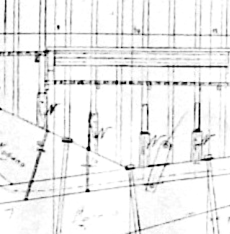
#> input picture primitive_ir_lib/tests/fixtures/BSCM_3_4_false_circle_crop.png, 230 x 234 px
$ python -i geometry_metrics.py   (imports and definitions only)
#> lines starting #> are read from the running program, lines starting #| are printed output that depends on the picture; after the words box and inside, x2 and y2 are one past the last pixel; in counts of white or black regions, pixels touching at a corner belong together
#> further down, picture is the input picture: shape (234, 230, 3); min 0, max 255, mean 237
"""Deterministic geometry metrics for aligned raster evidence."""

from __future__ import annotations

from dataclasses import dataclass
import math

import cv2
import numpy as np


class GeometryMetricError(ValueError):
    """Raised when geometry metric inputs cannot produce finite evidence."""


@dataclass(frozen=True)
class GeometryMetrics:
    silhouette_iou: float
    chamfer_distance_normalized: float
    hausdorff_p95_normalized: float
    centroid_offset_x_ratio: float
    centroid_offset_y_ratio: float
    width_ratio_error: float
    height_ratio_error: float
    missing_edge_ratio: float
    extra_edge_ratio: float
    connected_component_difference: int


def _as_gray_uint8(image: np.ndarray) -> np.ndarray:
    try:
        array = np.asarray(image)
    except (TypeError, ValueError) as exc:
        raise GeometryMetricError("outline input must be an image array") from exc
    if array.ndim == 3:
        if array.shape[2] == 1:
            array = array[:, :, 0]
        elif array.shape[2] == 3:
            array = cv2.cvtColor(array, cv2.COLOR_BGR2GRAY)
        elif array.shape[2] == 4:
            array = cv2.cvtColor(array, cv2.COLOR_BGRA2GRAY)
        else:
            raise GeometryMetricError("outline image must have one, three, or four channels")
    if array.ndim != 2 or array.size == 0:
        raise GeometryMetricError("outline image must be a non-empty two-dimensional array")
    if np.issubdtype(array.dtype, np.bool_):
        return array.astype(np.uint8) * 255
    if np.issubdtype(array.dtype, np.floating):
        if not np.isfinite(array).all():
            raise GeometryMetricError("outline image must contain finite values")
        if float(np.max(array)) <= 1.0 and float(np.min(array)) >= 0.0:
            array = array * 255.0
    elif not np.issubdtype(array.dtype, np.number):
        raise GeometryMetricError("outline image must contain numeric values")
    return np.clip(array, 0, 255).astype(np.uint8, copy=False)


def normalize_outline(image: np.ndarray) -> np.ndarray:
    """Return a deterministic, polarity-normalized foreground mask.

    The image border is treated as background evidence.  A nearly uniform
    black border means white foreground; a nearly uniform white border means
    black foreground.  Ambiguous borders fail closed instead of guessing.
    """

    gray = _as_gray_uint8(image)
    _, binary = cv2.threshold(gray, 0, 255, cv2.THRESH_BINARY + cv2.THRESH_OTSU)
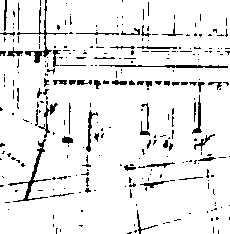
#> binary: shape (234, 230); 91.7% white; black in thin lines or dots
    border = np.concatenate(
        (binary[0, :], binary[-1, :], binary[:, 0], binary[:, -1])
    )
#> border = 928 values, max 255 at index 0, min 0 at index 5, mean 244.3
    black_fraction = float(np.mean(border == 0))
#> black_fraction = 0.042
    white_fraction = float(np.mean(border == 255))
#> white_fraction = 0.958
    if black_fraction >= 0.98:
        return binary.astype(np.uint8, copy=False)
    if white_fraction >= 0.98:
        return cv2.bitwise_not(binary)
#> (the run stopped early here; a loop or call above may not have finished)

$ run again, on primitive_ir_lib/tests/fixtures/CASE01_PRIMARY_ASYMMETRIC_WITNESS.png
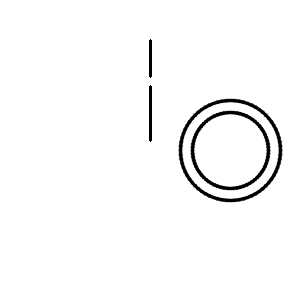
#> input picture primitive_ir_lib/tests/fixtures/CASE01_PRIMARY_ASYMMETRIC_WITNESS.png, 300 x 300 px
#> picture is the input picture: shape (300, 300, 3); min 0, max 255, mean 248.6
#> in normalize_outline, `_, binary = cv2.threshold(gray, 0, 255, cv2.THRESH_BINARY + cv2.THRESH..`:
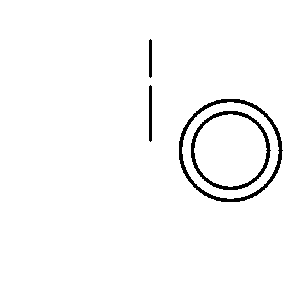
#> binary: shape (300, 300); 97.5% white; 4 black regions, box (x1, y1, x2, y2) and area: (179, 99, 283, 202) 1140, (191, 111, 271, 190) 850, (149, 85, 152, 142) 167, (149, 39, 152, 78) 113
#> border = 1200 values from 255 to 255
#> black_fraction = 0
#> white_fraction = 1
